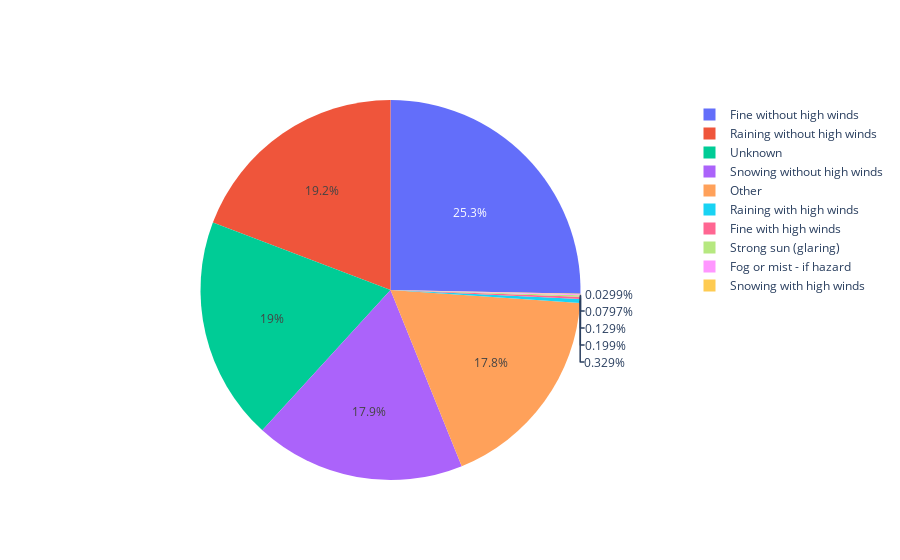

Notebook cell for this chart:
### Markdown cell above
###### 3.4 Weather conditions at accident site

### Code cell
wthr_conds_at_site = {1: "Fine without high winds", 2: "Raining without high winds", 3: "Snowing without high winds", 4: "Fine with high winds", 5: "Raining with high winds", 6: "Snowing with high winds", 7: "Fog or mist - if hazard", 8: "Strong sun (glaring)", 9: "Other", 10: "Unknown"}
wthr_cond = df_train_transform['Weather_Conditions'].value_counts()
groupby_whtr_conds = wthr_cond.to_dict()
labels = list(groupby_whtr_conds.keys())
final_labels = [wthr_conds_at_site[i] for i in labels]
values = list(groupby_whtr_conds.values())
fig = go.Figure(data=[go.Pie(labels=final_labels, values=values)])
fig.show()

### Figure 1 — Plotly figure (JSON) as saved in the notebook; plotly's stock layout.template omitted (floating-point values rounded to 4 significant figures)
{"data": [{"labels": ["Fine without high winds", "Raining without high winds", "Unknown", "Snowing without high winds", "Other", "Raining with high winds", "Fine with high winds", "Strong sun (glaring)", "Fog or mist - if hazard", "Snowing with high winds"], "type": "pie", "values": [2543, 1931, 1907, 1798, 1787, 33, 20, 13, 8, 3]}], "layout": {}}
